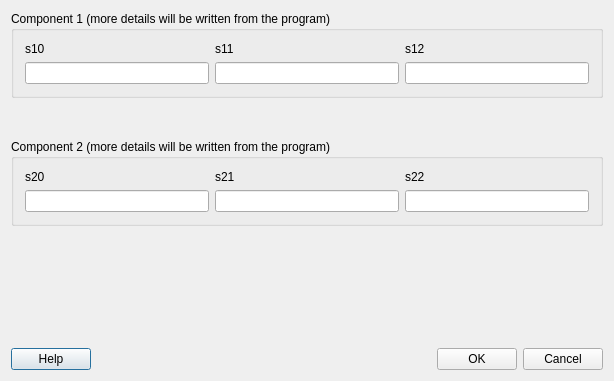
<?xml version="1.0" encoding="UTF-8"?>
<ui version="4.0">
 <class>RandomSeedForm_template</class>
 <widget class="QDialog" name="RandomSeedForm_template">
  <property name="geometry">
   <rect>
    <x>0</x>
    <y>0</y>
    <width>614</width>
    <height>381</height>
   </rect>
  </property>
  <property name="windowTitle">
   <string extracomment="The title of the random seed dialog">Random seed</string>
  </property>
  <layout class="QGridLayout" name="gridLayout_3">
   <item row="0" column="0">
    <widget class="QGroupBox" name="component1GroupBox">
     <property name="title">
      <string notr="true">Component 1 (more details will be written from the program)</string>
     </property>
     <layout class="QGridLayout" name="gridLayout">
      <item row="0" column="2">
       <layout class="QVBoxLayout" name="verticalLayout_3">
        <item>
         <widget class="QLabel" name="s12Label">
          <property name="text">
           <string notr="true">s12</string>
          </property>
         </widget>
        </item>
        <item>
         <widget class="QLineEdit" name="s12LineEdit"/>
        </item>
       </layout>
      </item>
      <item row="0" column="0">
       <layout class="QVBoxLayout" name="verticalLayout">
        <item>
         <widget class="QLabel" name="s10Label">
          <property name="text">
           <string notr="true">s10</string>
          </property>
         </widget>
        </item>
        <item>
         <widget class="QLineEdit" name="s10LineEdit"/>
        </item>
       </layout>
      </item>
      <item row="0" column="1">
       <layout class="QVBoxLayout" name="verticalLayout_2">
        <item>
         <widget class="QLabel" name="s11Label">
          <property name="text">
           <string notr="true">s11</string>
          </property>
         </widget>
        </item>
        <item>
         <widget class="QLineEdit" name="s11LineEdit"/>
        </item>
       </layout>
      </item>
     </layout>
    </widget>
   </item>
   <item row="1" column="0">
    <spacer name="verticalSpacer_2">
     <property name="orientation">
      <enum>Qt::Vertical</enum>
     </property>
     <property name="sizeHint" stdset="0">
      <size>
       <width>20</width>
       <height>6</height>
      </size>
     </property>
    </spacer>
   </item>
   <item row="2" column="0">
    <widget class="QGroupBox" name="component2GroupBox">
     <property name="title">
      <string notr="true">Component 2 (more details will be written from the program)</string>
     </property>
     <layout class="QGridLayout" name="gridLayout_2">
      <item row="0" column="2">
       <layout class="QVBoxLayout" name="verticalLayout_8">
        <item>
         <widget class="QLabel" name="s22Label">
          <property name="text">
           <string notr="true">s22</string>
          </property>
         </widget>
        </item>
        <item>
         <widget class="QLineEdit" name="s22LineEdit"/>
        </item>
       </layout>
      </item>
      <item row="0" column="0">
       <layout class="QVBoxLayout" name="verticalLayout_9">
        <item>
         <widget class="QLabel" name="s20Label">
          <property name="text">
           <string notr="true">s20</string>
          </property>
         </widget>
        </item>
        <item>
         <widget class="QLineEdit" name="s20LineEdit"/>
        </item>
       </layout>
      </item>
      <item row="0" column="1">
       <layout class="QVBoxLayout" name="verticalLayout_7">
        <item>
         <widget class="QLabel" name="s21Label">
          <property name="text">
           <string notr="true">s21</string>
          </property>
         </widget>
        </item>
        <item>
         <widget class="QLineEdit" name="s21LineEdit"/>
        </item>
       </layout>
      </item>
     </layout>
    </widget>
   </item>
   <item row="3" column="0">
    <spacer name="verticalSpacer_3">
     <property name="orientation">
      <enum>Qt::Vertical</enum>
     </property>
     <property name="sizeHint" stdset="0">
      <size>
       <width>20</width>
       <height>7</height>
      </size>
     </property>
    </spacer>
   </item>
   <item row="4" column="0">
    <spacer name="verticalSpacer">
     <property name="orientation">
      <enum>Qt::Vertical</enum>
     </property>
     <property name="sizeHint" stdset="0">
      <size>
       <width>20</width>
       <height>81</height>
      </size>
     </property>
    </spacer>
   </item>
   <item row="5" column="0">
    <layout class="QHBoxLayout" name="horizontalLayout">
     <item>
      <widget class="QPushButton" name="helpPushButton">
       <property name="text">
        <string>Help</string>
       </property>
      </widget>
     </item>
     <item>
      <spacer name="horizontalSpacer">
       <property name="orientation">
        <enum>Qt::Horizontal</enum>
       </property>
       <property name="sizeHint" stdset="0">
        <size>
         <width>40</width>
         <height>20</height>
        </size>
       </property>
      </spacer>
     </item>
     <item>
      <widget class="QPushButton" name="okPushButton">
       <property name="text">
        <string>OK</string>
       </property>
      </widget>
     </item>
     <item>
      <widget class="QPushButton" name="cancelPushButton">
       <property name="text">
        <string>Cancel</string>
       </property>
      </widget>
     </item>
    </layout>
   </item>
  </layout>
 </widget>
 <layoutdefault spacing="6" margin="11"/>
 <tabstops>
  <tabstop>s10LineEdit</tabstop>
  <tabstop>s11LineEdit</tabstop>
  <tabstop>s12LineEdit</tabstop>
  <tabstop>s20LineEdit</tabstop>
  <tabstop>s21LineEdit</tabstop>
  <tabstop>s22LineEdit</tabstop>
  <tabstop>helpPushButton</tabstop>
  <tabstop>okPushButton</tabstop>
  <tabstop>cancelPushButton</tabstop>
 </tabstops>
 <resources/>
 <connections/>
</ui>
